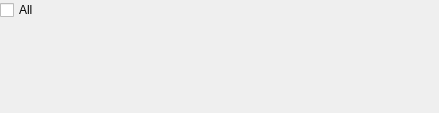
<?xml version="1.0" encoding="UTF-8"?>
<ui version="4.0">
 <class>CheckBoxGroup</class>
 <widget class="QWidget" name="CheckBoxGroup">
  <property name="geometry">
   <rect>
    <x>0</x>
    <y>0</y>
    <width>439</width>
    <height>113</height>
   </rect>
  </property>
  <property name="windowTitle">
   <string>Form</string>
  </property>
  <layout class="QVBoxLayout" name="verticalLayout">
   <property name="spacing">
    <number>0</number>
   </property>
   <property name="leftMargin">
    <number>0</number>
   </property>
   <property name="topMargin">
    <number>0</number>
   </property>
   <property name="rightMargin">
    <number>0</number>
   </property>
   <property name="bottomMargin">
    <number>0</number>
   </property>
   <item>
    <layout class="QGridLayout" name="gridLayout">
     <property name="leftMargin">
      <number>0</number>
     </property>
     <property name="topMargin">
      <number>0</number>
     </property>
     <property name="spacing">
      <number>6</number>
     </property>
     <item row="0" column="0">
      <widget class="MyCheckBox" name="checkBoxAll">
       <property name="text">
        <string>All</string>
       </property>
      </widget>
     </item>
    </layout>
   </item>
   <item>
    <widget class="QWidget" name="widget" native="true">
     <property name="sizePolicy">
      <sizepolicy hsizetype="Preferred" vsizetype="Preferred">
       <horstretch>0</horstretch>
       <verstretch>1</verstretch>
      </sizepolicy>
     </property>
    </widget>
   </item>
  </layout>
 </widget>
 <customwidgets>
  <customwidget>
   <class>MyCheckBox</class>
   <extends>QCheckBox</extends>
   <header>MyCheckBox.h</header>
  </customwidget>
 </customwidgets>
 <resources/>
 <connections/>
</ui>
